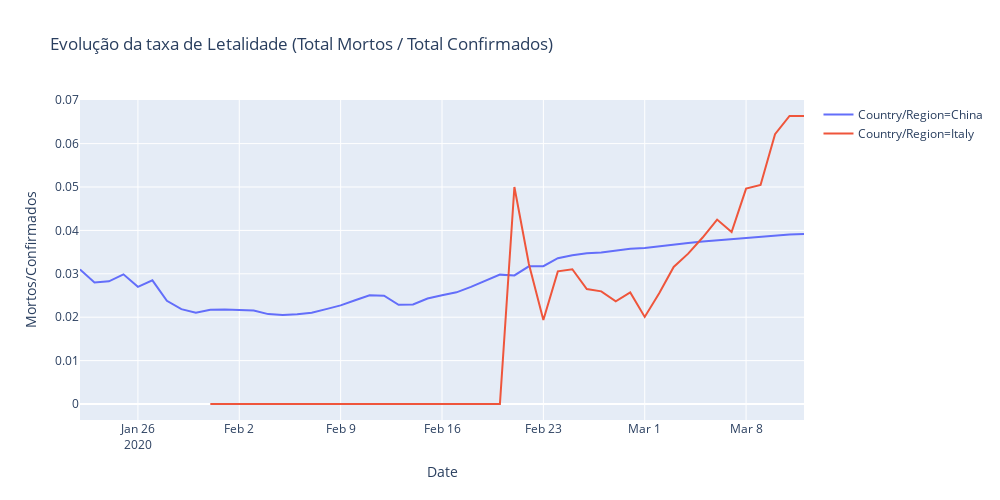

The code cell stored with this chart in its notebook:
### Code cell
temp = full_table.loc[(full_table['Country/Region']=='Italy') | (full_table['Country/Region']=='China')]
temp = temp.groupby(['Country/Region', 'Date'])['Confirmed', 'Deaths', 'Recovered'].sum()

temp = temp.reset_index()
temp['Mortos/Confirmados'] = temp['Deaths']/temp['Confirmed']


fig = px.line(temp, x="Date", y="Mortos/Confirmados", color='Country/Region',  height=500,width=1000,
             title='Evolução da taxa de Letalidade (Total Mortos / Total Confirmados)')
fig.show()
